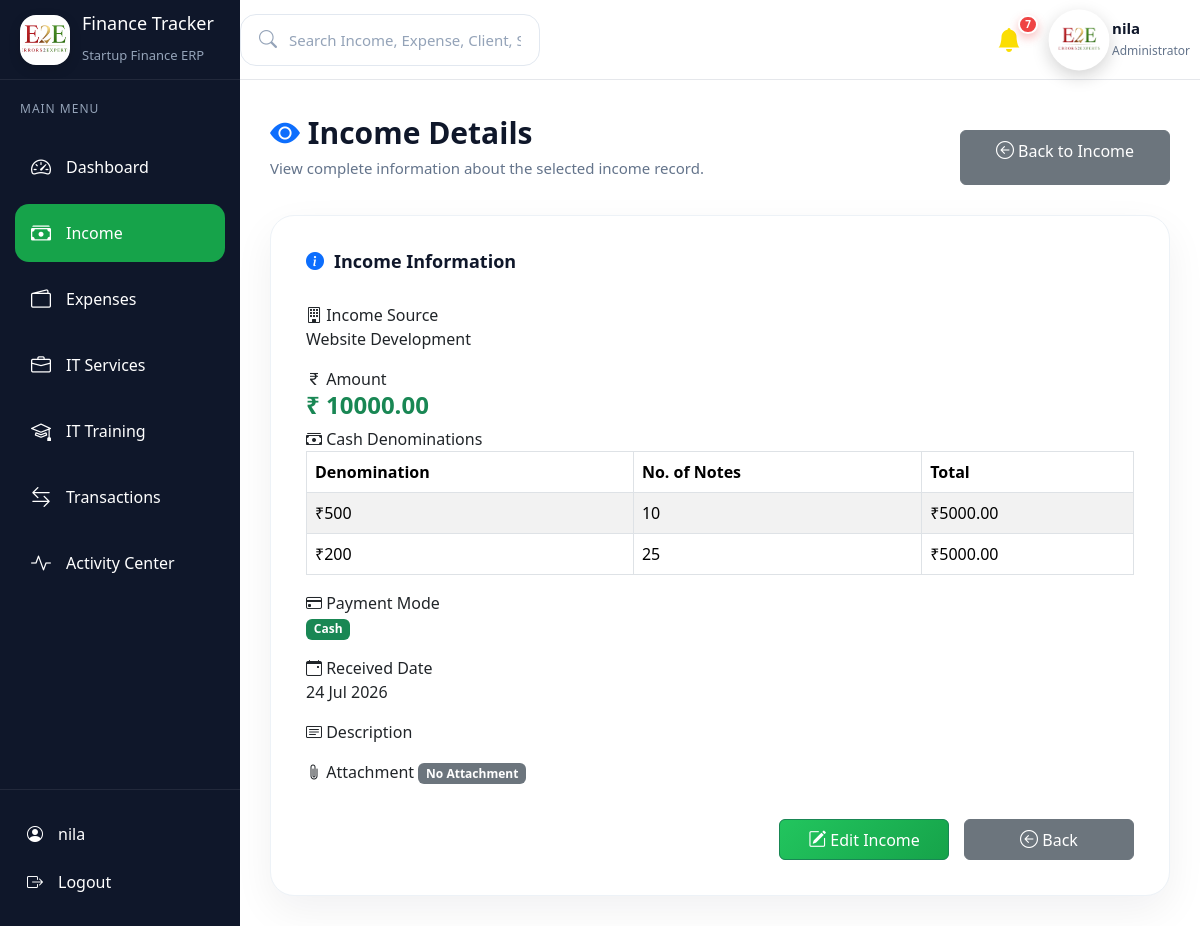
The page /income/view/9/ (signed in) on the database its author committed.
### income/models.py (models this page shows, shortened)
class Income(BaseModel):
    PAYMENT_MODE = [
        ("Cash", "Cash"),
        ("UPI", "UPI"),
        ("Bank", "Bank Transfer"),
        ("Card", "Card"),
        ("Cheque", "Cheque"),
    ]
    income_source = models.ForeignKey(
        IncomeSource,
        on_delete=models.CASCADE,
        related_name="incomes"
    )
    transaction_id = models.CharField(
        max_length=150,
        blank=True,
        null=True
    )
    cheque_number = models.CharField(
        max_length=100,
        blank=True,
        null=True
    )
    bank_name = models.CharField(
        max_length=100,
        blank=True,
        null=True
    )
    amount = models.DecimalField(
        max_digits=12,
        decimal_places=2,
        validators=[
            MinValueValidator(
                1,
                message="Amount must be greater than zero."
            )
        ]
    )
    payment_mode = models.CharField(
        max_length=20,
        choices=PAYMENT_MODE,
        default="Cash"
    )
    description = models.TextField(
        blank=True,
        null=True
    )
    attachment = models.FileField(
        upload_to="income/",
        blank=True,
        null=True,
        validators=[
            FileExtensionValidator(
                allowed_extensions=[
                    "pdf",
                    "jpg",
                    "jpeg",
                    "png"
                ]
            )
        ]
    )
    received_date = models.DateField()
    class Meta:
        verbose_name = "Income"
        verbose_name_plural = "Income"
        ordering = [
            "-received_date",
            "-created_at"
        ]

class IncomeSource(BaseModel):
    source_name = models.CharField(
        max_length=100,
        unique=True
    )
    status = models.BooleanField(
        default=True
    )
    class Meta:
        verbose_name = "Income Source"
        verbose_name_plural = "Income Sources"
        ordering = ["source_name"]
    def __str__(self):
        return self.source_name

class CashDenomination(BaseModel):
    DENOMINATION_CHOICES = [
        ("500", "₹500"),
        ("200", "₹200"),
        ("100", "₹100"),
        ("50", "₹50"),
        ("20", "₹20"),
        ("10", "₹10"),
    ]
    income = models.ForeignKey(
        Income,
        on_delete=models.CASCADE,
        related_name="cash_denominations"
    )
    denomination = models.CharField(
        max_length=20,
        choices=DENOMINATION_CHOICES
    )
    notes_count = models.PositiveIntegerField()
    amount = models.DecimalField(
        max_digits=12,
        decimal_places=2,
        editable=False
    )
    class Meta:
        ordering = ["id"]
        verbose_name = "Cash Denomination"
        verbose_name_plural = "Cash Denominations"

### income/views.py (the view)
# urls.py: path("view/<int:id>/", views.view_income, name="view_income"),
def view_income(request, id):
    income = get_object_or_404(
        Income,
        id=id,
    )
    log_activity(
        module="Income",
        action="View",
        record_name=income.income_source.source_name,
        description=f"Viewed Income '{income.income_source.source_name}' details.",
        user=request.user,
    )
    return render(
        request,
        "income/view.html",
        {
            "income": income,
        }
    )

### templates/income/view.html (shortened to what this page needs)
{% extends 'base.html' %}
{% block content %}
<div class="page-header">
    <div class="page-title">
        <h2>
            <i class="bi bi-eye-fill text-primary"></i>
            Income Details
        </h2>
        <p>
            View complete information about the selected income record.
        </p>
    </div>
    <div class="page-actions">
        <a href="{% url 'income_list' %}" class="btn btn-secondary">
            <i class="bi bi-arrow-left-circle"></i>
            Back to Income
        </a>
    </div>
</div>
<div class="form-card">
    <div class="box-header">
        <h3>
            <i class="bi bi-info-circle-fill text-primary"></i>
            Income Information
        </h3>
    </div>
    <div class="details-grid">
        <div class="detail-item">
            <label>
                <i class="bi bi-building"></i>
                Income Source
            </label>
            <p>
                {{ income.income_source|default:"-" }}
            </p>
        </div>
        <div class="detail-item">
            <label>
                <i class="bi bi-currency-rupee"></i>
                Amount
            </label>
            <h4 class="text-success fw-bold">
                ₹ {{ income.amount|floatformat:2 }}
            </h4>
        </div>
        {% if income.payment_mode == "Cash" %}
<div class="detail-item full-width">
    <label>
        <i class="bi bi-cash-stack"></i>
        Cash Denominations
    </label>
    <table class="table table-bordered table-striped">
        <thead>
            <tr>
                <th>Denomination</th>
                <th>No. of Notes</th>
                <th>Total</th>
            </tr>
        </thead>
        <tbody>
            {% for cash in income.cash_denominations.all %}
            <tr>
                <td>₹{{ cash.denomination }}</td>
                <td>{{ cash.notes_count }}</td>
                <td>₹{{ cash.amount }}</td>
            </tr>
            {% empty %}
            <tr>
                <td colspan="3" class="text-center">
                    No Cash Details
                </td>
            </tr>
            {% endfor %}
        </tbody>
    </table>
</div>
{% endif %}
        <div class="detail-item">
            <label>
                <i class="bi bi-credit-card"></i>
                Payment Mode
            </label>
            <p>
                {% if income.payment_mode == "Cash" %}
                <span class="badge bg-success">
                    Cash
                </span>
                {% elif income.payment_mode == "UPI" %}
                <span class="badge bg-primary">
                    UPI
                </span>
                {% elif income.payment_mode == "Bank" %}
                <span class="badge bg-info">
                    Bank Transfer
                </span>
                {% elif income.payment_mode == "Card" %}
                <span class="badge bg-warning text-dark">
                    Card
                </span>
                {% else %}
                <span class="badge bg-secondary">
                    Cheque
                </span>
                {% endif %}
            </p>
        </div>
        <div class="detail-item">
            <label>
                <i class="bi bi-calendar-event"></i>
                Received Date
            </label>
            <p>
                {{ income.received_date|date:"d M Y" }}
            </p>
        </div>
        <div class="detail-item full-width">
            <label>
                <i class="bi bi-card-text"></i>
                Description
            </label>
        </div>
        <div class="detail-item full-width">
            <label>
                <i class="bi bi-paperclip"></i>
                Attachment
            </label>
            {% if income.attachment %}
            <a href="{{ income.attachment.url }}" target="_blank" class="btn btn-outline-primary">
                <i class="bi bi-file-earmark-arrow-down"></i>
                View Attachment
            </a>
            <a href="{{ income.attachment.url }}" download class="btn btn-success">
                <i class="bi bi-download"></i>
                Download
            </a>
            {% else %}
            <span class="badge bg-secondary">
                No Attachment
            </span>
            {% endif %}
        </div>
    </div>
    <div class="form-buttons">
        <a href="{% url 'edit_income' income.id %}" class="btn btn-success">
            <i class="bi bi-pencil-square"></i>
            Edit Income
        </a>
        <a href="{% url 'income_list' %}" class="btn btn-secondary">
            <i class="bi bi-arrow-left-circle"></i>
            Back
        </a>
    </div>
</div>
{% endblock %}

### templates/includes/sidebar.html (shortened to what this page needs)
{% load static %}
<aside class="sidebar" id="sidebar">
    <div class="sidebar-header">
        <div class="brand">
            <div class="brand-logo">
                <img
    src="{% static 'images/e2e.jpeg' %}"
    alt="E2E Logo"
    class="brand-logo-img"
>
            </div>
            <div class="brand-text">
                <h2>Finance Tracker</h2>
                <span>Startup Finance ERP</span>
            </div>
        </div>
    </div>
    <div class="menu-title">
        MAIN MENU
    </div>
    <ul class="sidebar-menu">
        <li>
            <a href="/dashboard/" class="{% if '/dashboard/' in request.path %}active{% endif %}">
                <i class="bi bi-speedometer2"></i>
                <span>Dashboard</span>
            </a>
        </li>
        <li>
            <a href="/income/" class="{% if '/income/' in request.path %}active{% endif %}">
                <i class="bi bi-cash-stack"></i>
                <span>Income</span>
            </a>
        </li>
        <li>
            <a href="/expenses/" class="{% if '/expenses/' in request.path %}active{% endif %}">
                <i class="bi bi-wallet2"></i>
                <span>Expenses</span>
            </a>
        </li>
        <li>
            <a href="/services/" class="{% if '/services/' in request.path %}active{% endif %}">
                <i class="bi bi-briefcase"></i>
                <span>IT Services</span>
            </a>
        </li>
        <li>
            <a href="/training/" class="{% if '/training/' in request.path %}active{% endif %}">
                <i class="bi bi-mortarboard"></i>
                <span>IT Training</span>
            </a>
        </li>
        <li>
            <a href="/transactions/" class="{% if '/transactions/' in request.path %}active{% endif %}">
                <i class="bi bi-arrow-left-right"></i>
                <span>Transactions</span>
            </a>
        </li>
        <li>
            <a href="/activity/" class="{% if '/activity/' in request.path %}active{% endif %}">
                <i class="bi bi-activity"></i>
                <span>Activity Center</span>
            </a>
        </li>
    </ul>
    <div class="sidebar-footer">
        <a href="/admin/">
            <i class="bi bi-person-circle"></i>
            <span>{{ request.user.username }}</span>
        </a>
        <a href="/logout/">
            <i class="bi bi-box-arrow-right"></i>
            <span>Logout</span>
        </a>
    </div>
</aside>

### templates/includes/navbar.html (shortened to what this page needs)
{% load static %}
<nav class="navbar">
    <div class="navbar-left">
        <div class="search-box">
            <i class="bi bi-search"></i>
            <input type="text" id="globalSearch" placeholder="Search Income, Expense, Client, Student..."
                autocomplete="off">
        </div>
    </div>
    <div class="navbar-right">
        <a href="{% url 'notification_list' %}" class="nav-icon notification-icon">
            <i class="bi bi-bell-fill"></i>
            {% if unread_notifications > 0 %}
            <span class="count">
                {{ unread_notifications }}
            </span>
            {% endif %}
        </a>
        <div class="profile">
       <img
    src="{% static 'images/e2e-logo.png' %}"
    alt="E2E Logo"
    class="profile-avatar"
>
            <div>
                <h5>{{ request.user.username }}</h5>
                <span>Administrator</span>
            </div>
        </div>
    </div>
</nav>

### rows shown on the page
Income: income_source "Website Development", amount "10000.00", received_date "24 Jul 2026"
CashDenomination: denomination "500", notes_count "10", amount "5000.00"
CashDenomination: denomination "200", notes_count "25", amount "5000.00"

### other values the page prints
{{ request.user.username }} "nila"
{{ unread_notifications }} "7"
